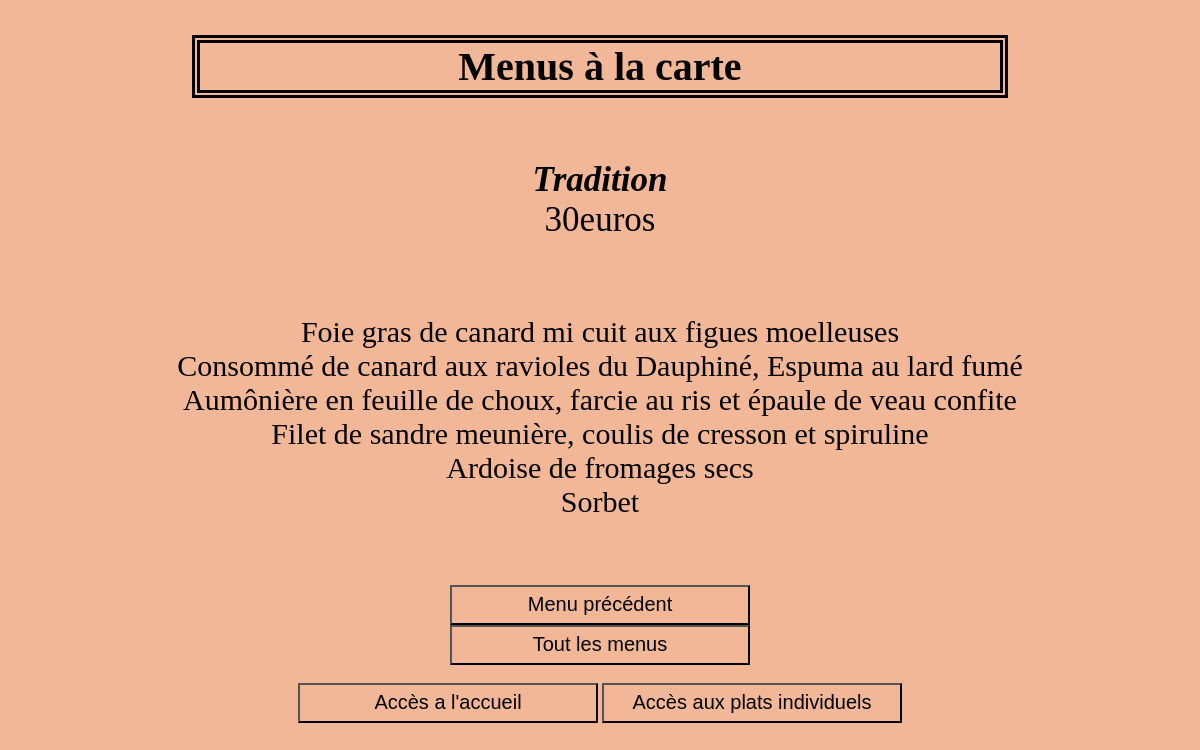
The page /menu1.php on the database its author committed.
### tables this page shows
CREATE TABLE `menu` (
  `id_menu` int(10) NOT NULL,
  `nomMenu` varchar(200) NOT NULL,
  `prix_menu` float NOT NULL
);

CREATE TABLE `plat` (
  `id_plat` int(10) NOT NULL,
  `nomPlat` varchar(200) NOT NULL,
  `prix` float NOT NULL,
  `vegetarien` int(11) NOT NULL,
  `type` varchar(200) NOT NULL
);

### menu1.php (the view, shortened to what this page needs)
<?php
try
       {
              $bdd = new PDO('mysql:host=localhost;dbname=menu_restaurant', 'root', '');
       }
              catch (Exception $e)
       {
              die('Erreur : ' . $e->getMessage());
       }
?>
<!DOCTYPE html>
<html>
<head>
	<link rel="stylesheet" type="text/css" href='style.css'"  />
</head>
<body>
	<h1>Menus à la carte</h1>
	<br/><p class="titre"><strong><i><?php
	$requeteI = "SELECT nomMenu FROM menu WHERE nomMenu = ?";
	$req = $bdd->prepare($requeteI);
	$req->execute(['Tradition']);
	while ($donnees = $req->fetch())
		{
       		echo $donnees['nomMenu'];
		}
		?></i></strong><br/>
	<?php
	$requete8 = ("SELECT prix_menu FROM menu WHERE nomMenu = ? ");
	$req = $bdd->prepare($requete8);
	$req->execute(['Tradition']);
	while ($donnees = $req->fetch())
		{
	       echo $donnees['prix_menu'] . 'euros <br/><br/>';
		}
?>
</p><p class="requete">
<?php
 	$requete9 = ("SELECT nomPlat FROM menu, plat_menu, plat WHERE menu.id_menu= plat_menu.id_menu_menu AND  plat.id_plat = plat_menu.id_plat_menu AND nomMenu = ?");
	$req = $bdd->prepare($requete9);
	$req->execute([ 'Tradition']);
	while ($donnees = $req->fetch())
		{
      		echo $donnees['nomPlat'] . '<br/>';
		}
?></p>
<br/>
<br/>
	<button class="bouton"><a href="menu.php">Menu précédent</a></button>
	<br/>
	<button class="bouton"><a href="menu2.php">Tout les menus</a></button>
	<br/>
	<br/>
<button class="bouton"><a href="index.php">Accès a l'accueil</a></button>
<button class="bouton"><a href="plats.php">Accès aux plats individuels</a></button>
</body>
</html>

### style.css (style rules this page uses)
body { background-color: #F1B796; text-align: center; }
p { font-size: 25px; }
.bouton { width: 300px; height: 40px; background-color: transparent; }
a { color : black; text-decoration: none; font-size: 20px; }
h1 { border-width: 8px; display: inline-block; border-style: double; width: 800px; text-align: center; font-size: 40px; }
.requete { font-size: 30px; }
.titre { font-size: 35px; }

### rows shown on the page
menu: nomMenu "Tradition", prix_menu "30"
plat: nomPlat "Foie gras de canard mi cuit aux figues moelleuses"
plat: nomPlat "Consommé de canard aux ravioles du Dauphiné, Espuma au lard fumé"
plat: nomPlat "Aumônière en feuille de choux, farcie au ris et épaule de veau confite"
plat: nomPlat "Filet de sandre meunière, coulis de cresson et spiruline"
plat: nomPlat "Ardoise de fromages secs"
plat: nomPlat "Sorbet"
